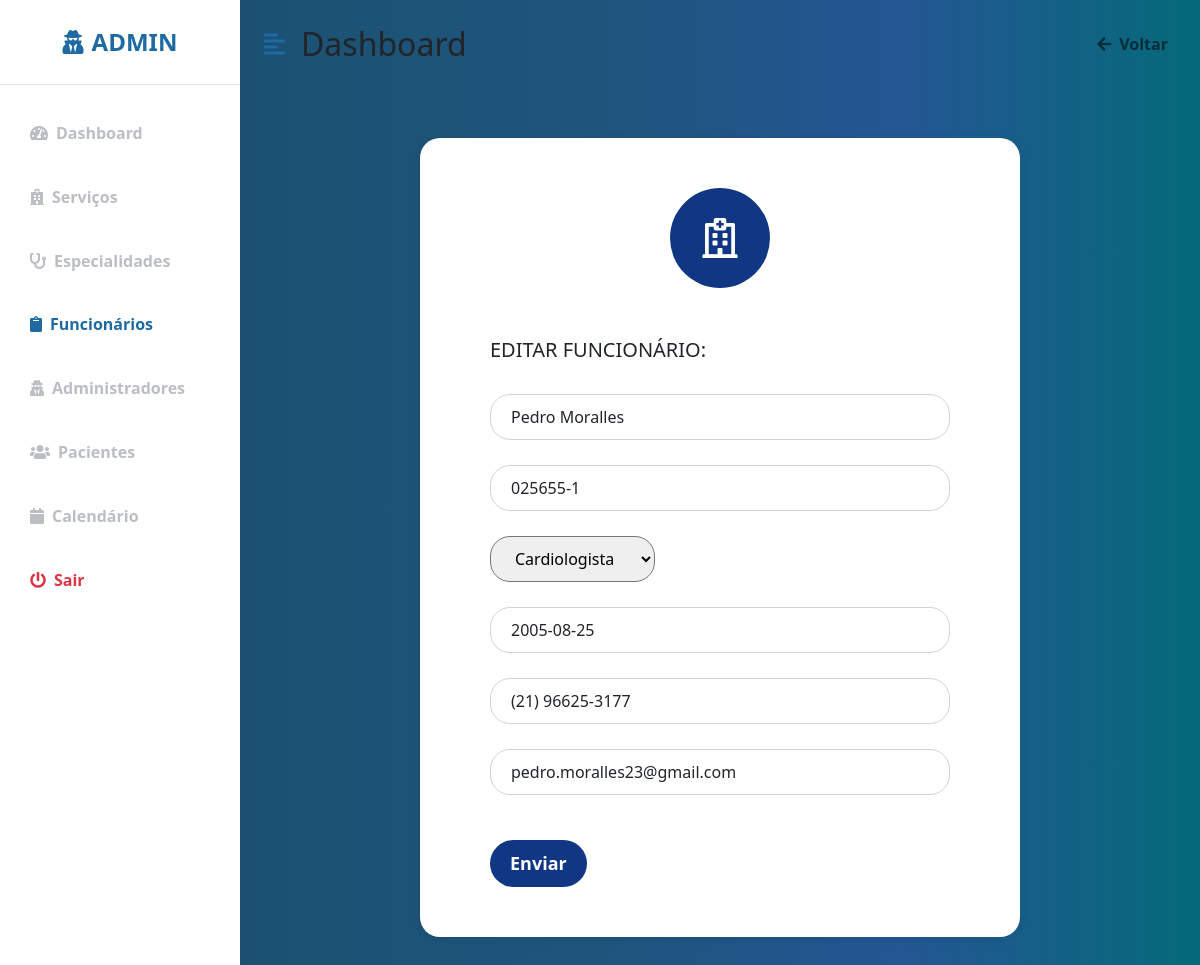
Page /Clinica_Manoel_Gomes/altera_funcionario.php?cod_funcionario=1 (signed in) on the committed database.
### tables this page shows
CREATE TABLE `funcionario` (
  `cod_funcionario` int(11) NOT NULL,
  `nome` varchar(30) NOT NULL,
  `crm` varchar(20) NOT NULL,
  `especialidade` varchar(30) NOT NULL,
  `data_nasc` varchar(30) NOT NULL,
  `telefone` varchar(20) NOT NULL,
  `email` varchar(40) NOT NULL,
  `senha` varchar(250) NOT NULL
);

### Clinica_Manoel_Gomes/altera_funcionario.php (the view, shortened to what this page needs)
<?php
include "conecta_mysql.inc";
if(isset($_SESSION['cod_funcionario'])){
    $cod_funcionario = $_SESSION["cod_funcionario"];
    $sql= "SELECT * FROM funcionario WHERE cod_funcionario = $cod_funcionario;";
    $res= mysqli_query($mysqli,$sql);
    $funcionario = mysqli_fetch_array ($res);
}
else{
    $cod_funcionario = $_REQUEST ["cod_funcionario"];
    $sql= "SELECT * FROM funcionario WHERE cod_funcionario = $cod_funcionario;";
    $res= mysqli_query($mysqli,$sql);
    $funcionario = mysqli_fetch_array ($res);
}
?>
<!DOCTYPE html>
<html lang="en">
<head>
    <link href="https://cdn.jsdelivr.net/npm/bootstrap@5.0.0-beta3/dist/css/bootstrap.min.css" rel="stylesheet" />
    <link rel="stylesheet" href="https://cdnjs.cloudflare.com/ajax/libs/font-awesome/5.15.3/css/all.min.css" />
    <link rel="stylesheet" href="_css/perfil.css" />
    <link rel="stylesheet" href="_css/form.css" />
</head>
<body>
    <div class="d-flex" id="wrapper">
        <div class="bg-white" id="sidebar-wrapper">
            <div class="sidebar-heading text-center py-4 primary-text fs-4 fw-bold text-uppercase border-bottom"><i
                    class="fas fa-user-secret me-2"></i>Admin</div>
            <div class="list-group list-group-flush my-3">
              <a href="perfil.php" class="list-group-item list-group-item-action bg-transparent  second-text fw-bold"><i
                 class="fas fa-tachometer-alt me-2"></i>Dashboard</a>
              <a href="servicos.php" class="list-group-item list-group-item-action bg-transparent second-text fw-bold"><i
                 class="fas fa-hospital me-2"></i>Serviços</a>
              <a href="espec.php" class="list-group-item list-group-item-action bg-transparent second-text fw-bold"><i
                 class="fas fa-stethoscope me-2"></i>Especialidades</a>
              <a href="funcionarios.php" class="list-group-item list-group-item-action bg-transparent second-text active"><i
                 class="fas fa-clipboard me-2"></i>Funcionários</a>
              <a href="adm.php" class="list-group-item list-group-item-action bg-transparent second-text fw-bold"><i
                class="fas fa-user-secret me-2"></i>Administradores</a>
              <a href="clientes.php" class="list-group-item list-group-item-action bg-transparent second-text fw-bold"><i
                 class="fas fa-users me-2"></i>Pacientes</a>
              <a href="calendario.html" class="list-group-item list-group-item-action bg-transparent second-text fw-bold"><i
                 class="fas fa-calendar me-2"></i>Calendário</a>
              <a href="logout.php" class="list-group-item list-group-item-action bg-transparent text-danger fw-bold"><i
                 class="fas fa-power-off me-2"></i>Sair</a>
            </div>
        </div>
        <div id="page-content-wrapper">
            <nav class="navbar navbar-expand-lg navbar-light bg-transparent py-4 px-4">
                <div class="d-flex align-items-center">
                    <i class="fas fa-align-left primary-text fs-4 me-3" id="menu-toggle"></i>
                    <h2 class="fs-2 m-0">Dashboard</h2>
                </div>
                <div class="collapse navbar-collapse" id="navbarSupportedContent">
                    <ul class="navbar-nav ms-auto mb-2 mb-lg-0">
                        <li class="nav-item">
                            <a class="nav-link second-text fw-bold" href="funcionarios.php" id="navbarDropdown"
                                role="button" aria-expanded="false">
                                <i class="fas fa-arrow-left me-2"></i>Voltar
                            </a>
                        </li>
                    </ul>
                </div>
            </nav>
            <div id="cad_cliente" class="block">
         <div class="container">
          <div class="registration-form">
            <form action="editar_funcionario.php" method="POST">
                <div class="form-icon">
                    <span><i class="icon far fa-hospital" align-self-center ></i></span>
                </div>
                <h5 class="text-uppercase">Editar Funcionário:</h5>
                <br>
                <div class="form-group">
                    <input type="text" required="required" class="form-control item" name="nome" placeholder="Nome Completo" value="<?php echo $funcionario['nome']?>">
                </div>
                <div class="form-group">
                    <input type="text" required="required" class="form-control item" name="crm" placeholder="CRM" value="<?php echo $funcionario['crm']?>" id="alt_crm">
                </div>
                <div class="form-group">
                    <select name="especialidade" required="required" class="form item" id="especialidade">
                    <option value="<?php echo $funcionario['especialidade']?>"><?php echo $funcionario['especialidade']?></option>
                    </select>
                </div>
                <div class="form-group">
                    <input type="text" required="required" class="form-control item" name="data_nasc" placeholder="Data de Nascimento" value="<?php echo  $funcionario['data_nasc']?>">
                </div>
                <div class="form-group">
                    <input type="text" required="required" class="form-control item" name="telefone" placeholder="Telefone" value="<?php echo $funcionario['telefone']?>" id="telefone_alt_func">
                </div>
                <div class="form-group">
                    <input type="text" required="required" class="form-control item" name="email" placeholder="Email" value="<?php echo  $funcionario['email']?>">
                </div>
                <div class="form-group">
                    <button type="submit" class="btn btn-block create-account">Enviar</button>
                </div>
            </form>
        </div>
      </div>
    </div>
</body>
</html>

### Clinica_Manoel_Gomes/_css/perfil.css (style rules this page uses)
:root { --main-bg-color: #216294; --main-text-color: #1e6ba3; --second-text-color: #bbbec5; --second-bg-color: #c1efde; --ligth: #f0f0f0; --medium: #cacaca; --dark: #a2a2a2; }
.primary-text { color: var(--main-text-color); }
.second-text { color: var(--second-text-color); }
#wrapper { overflow-x: hidden; background-image: linear-gradient( to right, #154670, #1c5273, #1f557d, #245693, #056a7a ); }
#sidebar-wrapper { min-height: 100vh; margin-left: -15rem; -webkit-transition: margin 0.25s ease-out; -moz-transition: margin 0.25s ease-out; -o-transition: margin 0.25s ease-out; transition: margin 0.25s ease-out; }
#sidebar-wrapper .sidebar-heading { padding: 0.875rem 1.25rem; font-size: 1.2rem; }
#sidebar-wrapper .list-group { width: 15rem; }
#page-content-wrapper { min-width: 100vw; }
#menu-toggle { cursor: pointer; }
.list-group-item { border: none; padding: 20px 30px; }
.list-group-item.active { background-color: transparent; color: var(--main-text-color); font-weight: bold; border: none; }
@media (min-width: 768px) { #sidebar-wrapper { margin-left: 0; } }
@media (min-width: 768px) { #page-content-wrapper { min-width: 0; width: 100%; } }

### Clinica_Manoel_Gomes/_css/form.css (style rules this page uses)
body { background-color: #dee9ff; }
.registration-form { padding: 50px 0; }
.registration-form form { background-color: #fff; max-width: 600px; margin: auto; padding: 50px 70px; border-top-left-radius: 20px; border-top-right-radius: 20px; border-bottom-left-radius: 20px; border-bottom-right-radius: 20px; box-shadow: 0px 2px 10px rgba(0, 0, 0, 0.075); }
.registration-form .form-icon { text-align: center; background-color: #113784; border-radius: 50%; font-size: 40px; color: white; width: 100px; height: 100px; margin: auto; margin-bottom: 50px; line-height: 100px; }
.registration-form .item { border-radius: 20px; margin-bottom: 25px; padding: 10px 20px; }
.registration-form .create-account { border-radius: 30px; padding: 10px 20px; font-size: 18px; font-weight: bold; background-color: #113784; border: none; color: white; margin-top: 20px; }

### rows in the picture
funcionario: nome "Pedro Moralles", crm "025655-1", especialidade "Cardiologista", data_nasc "2005-08-25", telefone "(21) 96625-3177", email "pedro.moralles23@gmail.com"
